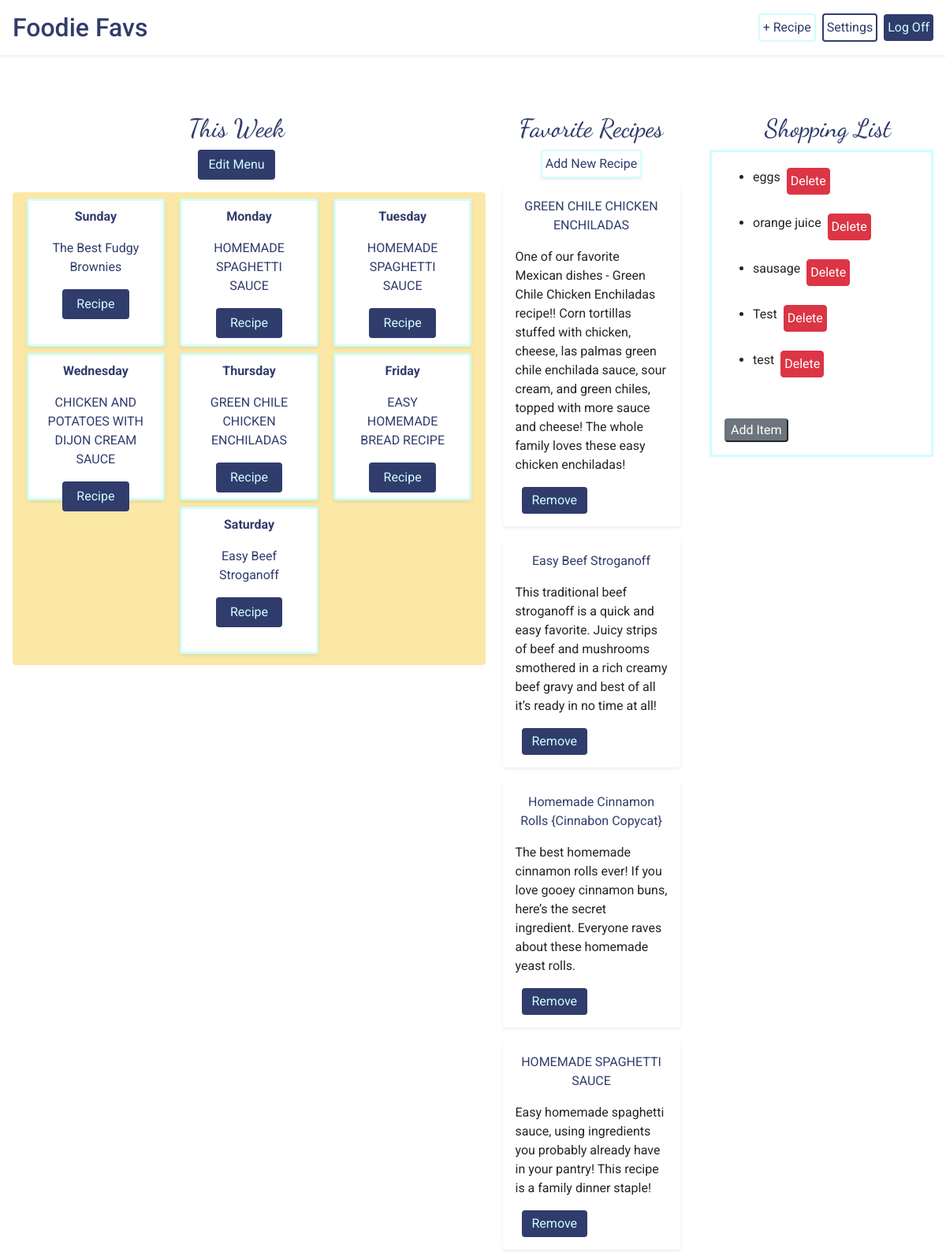
Page /home/2 (signed in) on the earlier database version.
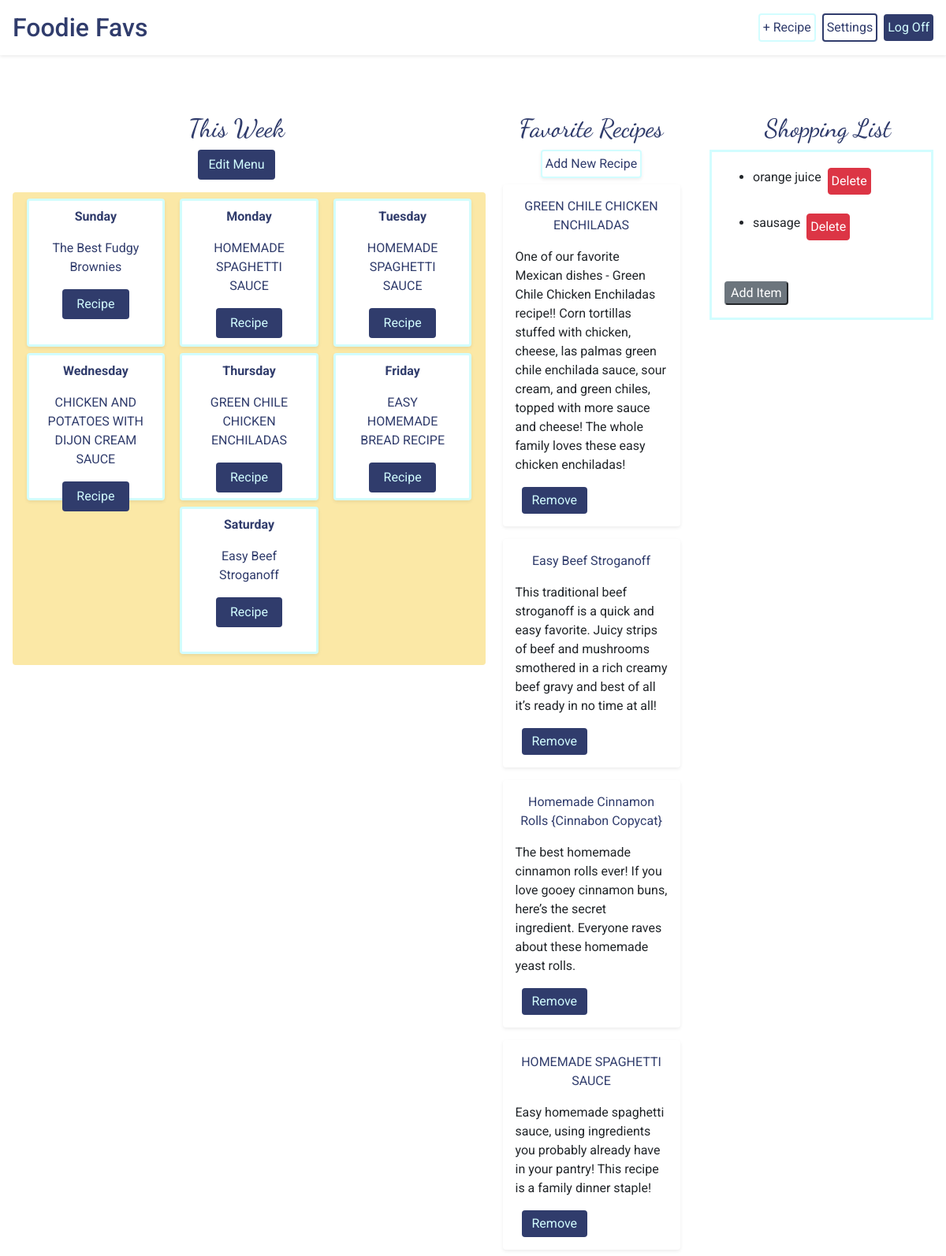
Same page on the later database version.
### foodie_app/models.py (models this page shows)
class Recipe(models.Model):
    name = models.CharField(max_length=255)
    desc = models.CharField(max_length=255, default="")
    ingredients = models.TextField(default="")
    steps = models.TextField(default="")
    creator = models.ForeignKey(User, related_name="users", on_delete=models.CASCADE, default=1)
    source = models.CharField(max_length=255, default="")
    users_who_favorite = models.ManyToManyField(User, related_name="favorite_recipes", default=0)
    created_at = models.DateTimeField(auto_now_add=True)
    updated_at = models.DateTimeField(auto_now=True)
    objects = RecipeManager()

class Shopping_List_Item(models.Model):
    item = models.CharField(max_length=255)
    user = models.ForeignKey(User, related_name="list_user", on_delete=models.CASCADE, default=1)
    created_at = models.DateTimeField(auto_now_add=True)
    updated_at = models.DateTimeField(auto_now=True)
    objects = ListManager()

### login/models.py (models this page shows)
class User(models.Model):
    first_name = models.CharField(max_length=255)
    last_name = models.CharField(max_length=255)
    email = models.EmailField()
    password = models.CharField(max_length=255)
    followers = models.ManyToManyField("self", blank=True)
    profile_desc = models.TextField(default="")
    created_at = models.DateTimeField(auto_now_add=True)
    updated_at = models.DateTimeField(auto_now=True)
    objects = UserManager()

### foodie_app/views.py (the view)
# urls.py: path('<int:user_id>', views.user_profile),
def user_profile(request, user_id):
    if 'userid' in request.session:
        menus = Menu.objects.filter(editor=User.objects.get(id=request.session['userid']))
        menu = menus.last()
        context = {
            "user": User.objects.get(id=request.session['userid']),
            "recipes": Recipe.objects.filter(creator=User.objects.get(id=request.session['userid'])),
            "menu": menu,
            "shopping_list": Shopping_List_Item.objects.all(),
        }
        return render(request, 'user_profile.html', context)
    return redirect('/login')

### foodie_app/templates/user_profile.html (shortened to what the changed rows need)
<!DOCTYPE html>
<html lang="en">
<head>
    <link rel="stylesheet" href="https://stackpath.bootstrapcdn.com/bootstrap/4.5.2/css/bootstrap.min.css"
>
    {% load static %}
    <link rel="stylesheet" href="{% static 'css/style.css' %}">
</head>
<body id="body">
    <header id="header" class="bg-white d-flex p-3 align-items-center shadow-sm mt-0">
        <h2 class="pr-5 mb-0"><a href="/home" class="home">Foodie Favs</a></h2>
    </header>
    <div class="d-flex mt-5 pt-5">
        <div class="w-50">
            <div class="d-flex flex-column">
                <h2 class="heading">This Week</h2>
            </div>
        </div>
        <div class="w-25 d-flex flex-column align-items-center">
            <h2 class="heading ">Favorite Recipes</h2>
            {% for recipe in user.favorite_recipes.all %}
            <div class="recipe-card rounded shadow-sm w-75 p-3 m-2">
                <p class="text-center"><a id="recipe-text" href="/home/recipe_{{recipe.id}}">{{recipe.name}}</a></p>
                <p>{{recipe.desc}}</p>
                {% for favorite_user in recipe.users_who_favorite.all %}
                <form action="/home/{{user.id}}/remove_favorite_profile" method="POST">
                    <input class="btn favorite ml-2 pt-1 pb-1" type="submit" name="add_fav" value="Remove">
                </form>
                {% endfor %}
            </div>
            {% endfor %}
        </div>
        <div class="w-25">
            <h2 class="heading">Shopping List</h2>
            <div class="shopping-box mr-3">
                <div class="m-1 p-2 rounded" id="shopping-list">
                    <ul>
                        {% for item in shopping_list %}
                        {% if item.user.id == user.id %}
                        <div class="d-flex alin-items-start mb-2">
                            <li class="pt-2">{{item.item}}</li>
                            <form action="/home/{{user.id}}/delete_item" method="POST">
                                <input class="btn btn-danger p-1 m-2" type="submit" name="delete" value="Delete">
                            </form>
                        </div>
                        {% endif %}
                        {% endfor %}
                    </ul>
                </div>
            </div>
        </div>
    </div>
</body>
</html>

Differences in the rows shown:
removed Shopping_List_Item: item "eggs"
removed Shopping_List_Item: item "Test"
removed Shopping_List_Item: item "test"
